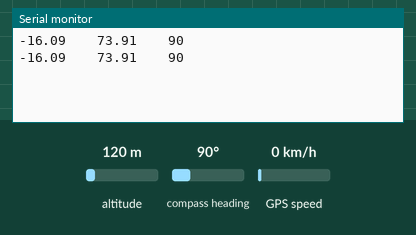
Recording of a sketch running on a simulated Arduino Uno, built with avr-gcc and run on an emulated ATmega328P. Parts: the last lines printed to the serial monitor. The test bench sets the inputs (shaded band); at power-on: compass heading 90°, altitude 120 m, GPS speed 0 km/h. The GPS gets a fix after 3 s at 37.7749, -122.4194 with 8 satellites.

Above: at 1.2 s.
1.3 s: compass heading set to 7°
At 2.6 s:
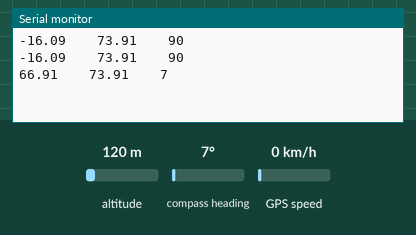
2.8 s: compass heading set to 90°
At 3.8 s:
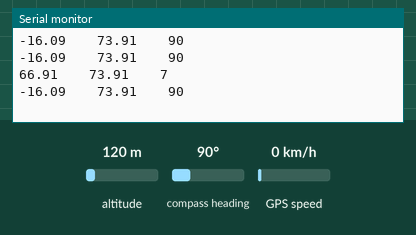
Timing chart, 0 to 5.8 s (numbered marks = the images above; inputs shaded):
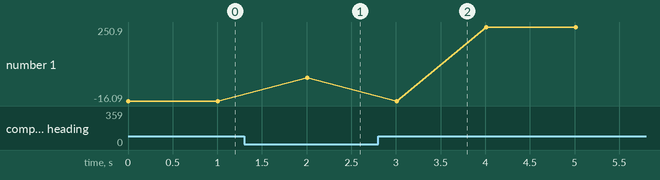

Measured:
- after the input at 1.3 s, the serial monitor: prints a new line after 0.71 s (image 1)
- plotted number 1: -16.09 → 66.91 after the input at 1.3 s, 66.91 → 250.9 after the input at 2.8 s

The sketch:

CompassHome.ino
```cpp
#include <TinyGPS++.h>
#include <SoftwareSerial.h>
#include <QMC5883LCompass.h>
#include <Stepper.h>

static const int RXPin = 4, TXPin = 3;
static const uint32_t GPSBaud = 9600;
static const double HOME_LAT = 15.48331, HOME_LON = 73.80937;
int delta=0;
const int stepsPerRevolution = 2038;

// Creates an instance of stepper class
Stepper myStepper = Stepper(stepsPerRevolution, 8, 10, 9, 11);

// The TinyGPS++ object
TinyGPSPlus gps;

//compass Object
QMC5883LCompass compass;

// The serial connection to the GPS device
SoftwareSerial ss(RXPin, TXPin);

void setup()
{
  Serial.begin(115200);
  ss.begin(GPSBaud);
  compass.init();
  myStepper.setSpeed(5);
}

void loop()
{
  updateCompass(homeHeading(), heading());
  smartDelay(1000);
}

double homeHeading()
{
  double courseToHome =
    TinyGPSPlus::courseTo(
      gps.location.lat(),
      gps.location.lng(),
      HOME_LAT,
      HOME_LON);
  return courseToHome;
}
void updateCompass(double courseH,int H)
{
  //code to move stepper motor by (courseH-H)-delta
  double angle=(courseH-H)-delta;
  //myStepper.step(angle*5.66);
  //delta = angle;
  Serial.print(angle);
  Serial.print("    ");
  Serial.print(courseH);
  Serial.print("    ");
  Serial.println(H);
}
int heading()
{
  int a;

  // Read compass values
  compass.read();

  // Return Azimuth reading
  a = compass.getAzimuth();
  return a;
}

// This custom version of delay() ensures that the gps object
// is being "fed".
static void smartDelay(unsigned long ms)
{
  unsigned long start = millis();
  do
  {
    while (ss.available())
      gps.encode(ss.read());
  } while (millis() - start < ms);
}
```
